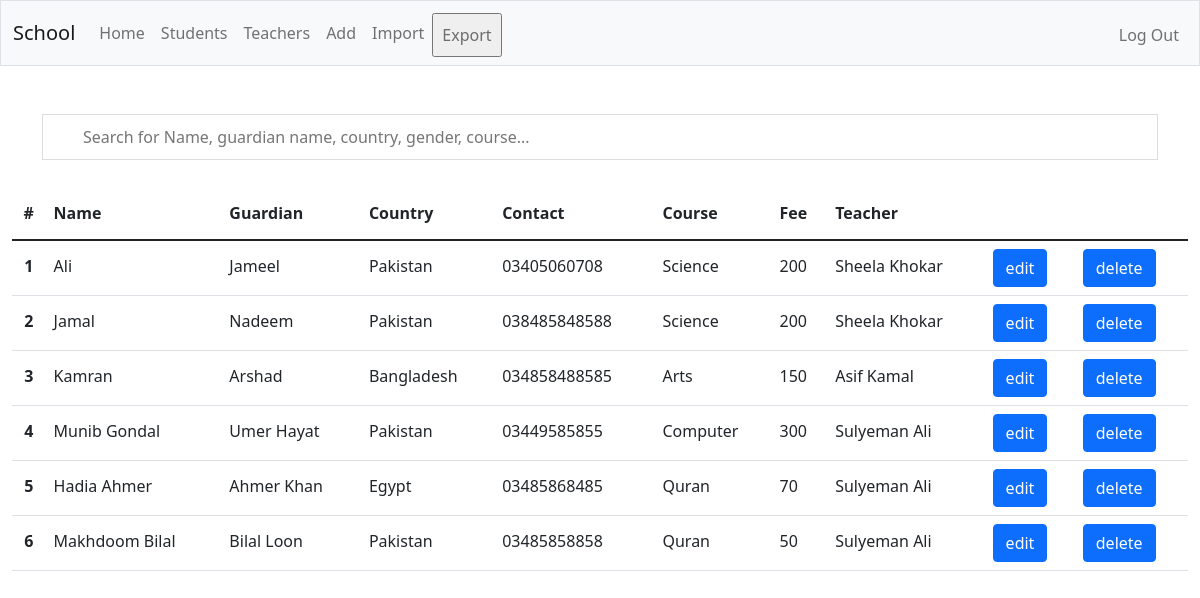
The page /students (signed in) on the database its author committed.
### app.py (models this page shows, shortened)
class Student(db.Model):
    user_id = db.Column(db.Integer, nullable=False)
    id = db.Column(db.Integer, primary_key=True)
    name = db.Column(db.String(50), nullable=False)
    age = db.Column(db.Integer, nullable=False)
    gender = db.Column(db.String, nullable=False)
    course = db.Column(db.String(100), nullable=False)
    fee = db.Column(db.String(50), nullable=False)
    country = db.Column(db.String(50), nullable=False)
    guardian = db.Column(db.String(50), nullable=False)
    guardian_contact = db.Column(db.String(50), nullable=True)
    teacher_id = db.Column(db.Integer, nullable=True)

class Teacher(db.Model):
    user_id = db.Column(db.Integer, nullable=False)
    id = db.Column(db.Integer, primary_key=True)
    name = db.Column(db.String(50), nullable=False)
    gender = db.Column(db.String, nullable=False)
    age = db.Column(db.Integer, nullable=False)
    cell = db.Column(db.Integer, nullable=False)
    id_card = db.Column(db.Integer, nullable=False)
    salary = db.Column(db.String, nullable=False)

### app.py (the view)
@app.route("/students")
@login_required
def students():
    rem_tmp()
    students = Student.query.filter_by(user_id=session["user_id"]).all()
    teachers = Teacher.query.filter_by(user_id=session["user_id"]).all()
    return render_template("students.html", students=students, teachers=teachers)

### app.py (called while the page is built)
@app.after_request
def after_request(response):
    response.headers["Cache-Control"] = "no-cache, no-store, must-revalidate"
    response.headers["Expires"] = 0
    response.headers["Pragma"] = "no-cache"
    response.headers["Allow"] = "POST"
    return response

def rem_tmp():
    if os.path.exists("tmp.db"):
        os.remove("tmp.db")

### login.py (called while the page is built)
def login_required(f):
    @wraps(f)
    def decorated_function(*args, **kwargs):
        if session.get("user_id") is None:
            return redirect("/login")
        return f(*args, **kwargs)
    return decorated_function

### templates/students.html (shortened to what this page needs)
{% extends "layout.html" %}
{% block main %}
<div class="container search-box">
  <input type="text" class="ms-auto" name="search" id="search" placeholder="Search for Name, guardian name, country, gender, course...">
</div>
<div class="table-responsive">
  <table class="table table-hover" id="tstudent">
      <thead>
        <tr>
          <th scope="col">#</th>
          <th scope="col" class="text-start">Name</th>
          <th scope="col" class="text-start">Guardian</th>
          <th scope="col" class="text-start">Country</th>
          <th scope="col" class="text-start">Contact</th>
          <th scope="col" class="text-start">Course</th>
          <th scope="col" class="text-start">Fee</th>
          <th scope="col" class="text-start" class="teacher">Teacher</th>
        </tr>
      </thead>
      <tbody>
        {% for student in students %}
          <tr>
              <th scope="row" class="scope">{{ loop.index }}</th>
              <td class="text-start" id="name{{student.id}}">{{ student.name }}</td>
              <td class="text-start" id="guardian{{student.id}}">{{ student.guardian }}</td>
              <td class="text-start" id="country{{student.id}}">{{ student.country }}</td>
              <td class="text-start" id="contact{{student.id}}"> {{ student.guardian_contact  }}</td>
              <td class="text-start" id="course{{student.id}}"> {{ student.course  }}</td>
              <td class="text-start" id="fee{{student.id}}"> {{ student.fee  }}</td>
              {% if student.teacher_id %}
              {% if teachers %}
                {% for teacher in teachers %}
                  {% if teacher.id == student.teacher_id %}
                  <td class="text-start" id="teacher{{student.id}}"> {{ teacher.name  }}</td>
                  {% endif %}
                {% endfor %}
              {% else %}
              <td class="text-start"></td>
              {% endif %}
              {% else %}
              <td></td>
              {% endif %}
              <td class="text-start">
                  <form action="/edit">
                      <button type="button" class="btn btn-primary" data-bs-toggle="modal" data-bs-target="#staticBackdrop" onclick="edit(this.value)" value="{{ student.id }}">edit</button>
                  </form>
              </td>
              <td class="text-start">
                  <form action="/delete">
                      <button class="btn btn-primary" type="submit">delete</button>
                  </form>
              </td>
          </tr>
        {% endfor %}
      </tbody>
    </table>
</div>
{% endblock main %}

### templates/layout.html (shortened to what this page needs)
<!DOCTYPE html>
<html lang="en">
    <head>
        <link href="https://cdn.jsdelivr.net/npm/bootstrap@5.1.3/dist/css/bootstrap.min.css" rel="stylesheet">
        <link href="/static/styles.css" rel="stylesheet">
    </head>
    <body>
    {% if session["user_id"] %}
        <nav class="bg-light border navbar navbar-expand-md navbar-light">
            <div class="container-fluid">
                <a class="navbar-brand" href="/">School</a>
                <div class="collapse navbar-collapse" id="navbar">
                        <ul class="navbar-nav me-auto mt-1">
                            <li class="nav-item"><a class="nav-link" href="/">Home</a></li>
                            <li class="nav-item"><a class="nav-link" href="/students">Students</a></li>
                            <li class="nav-item"><a class="nav-link" href="/teachers">Teachers</a></li>
                            <li class="nav-item"><a class="nav-link" href="/add">Add</a></li>
                            <li class="nav-item"><a class="nav-link" href="/imports">Import</a></li>
                            <li class="nav-item">
                                <form action="/export" method="post">
                                    <input class="nav-link" type="submit" value="Export">
                                </form>
                            </li>
                        </ul>
                        <ul class="navbar-nav ms-auto mt-1">
                            <li class="nav-item"><a class="nav-link" href="/logout">Log Out</a></li>
                        </ul>
                </div>
            </div>
        </nav>
    {% endif %}
        {% if session["user_id"] %}
            <main class="container-fluid text-center py-5" id="main">
                {% block main %}{% endblock %}
            </main>
        {% else %}
            <main class="mb-0 text-center">
                {% block body %}{% endblock %}
            </main>
        {% endif %}
    </body>
</html>

### static/styles.css (style rules this page uses)
#search { background-image: url('https://www.w3schools.com/css/searchicon.png'); background-position: 10px 10px; background-repeat: no-repeat; width: 100%; font-size: 16px; padding: 10px 20px 10px 40px; border: 1px solid #ddd; margin-bottom: 12px; }
tr { line-height: 35px !important; min-height: 30px !important; }

### rows shown on the page
Student: name "Ali", guardian "Jameel", country "Pakistan", guardian_contact "03405060708", course "Science", fee "200", {{ student.id }} 50 (drawn)
Teacher: name "Sheela Khokar"
Student: name "Jamal", guardian "Nadeem", country "Pakistan", guardian_contact "038485848588", course "Science", fee "200", {{ student.id }} 51 (drawn)
Student: name "Kamran", guardian "Arshad", country "Bangladesh", guardian_contact "034858488585", course "Arts", fee "150", {{ student.id }} 52 (drawn)
Teacher: name "Asif Kamal"
Student: name "Munib Gondal", guardian "Umer Hayat", country "Pakistan", guardian_contact "03449585855", course "Computer", fee "300", {{ student.id }} 53 (drawn)
Teacher: name "Sulyeman Ali"
Student: name "Hadia Ahmer", guardian "Ahmer Khan", country "Egypt", guardian_contact "03485868485", course "Quran", fee "70", {{ student.id }} 54 (drawn)
Student: name "Makhdoom Bilal", guardian "Bilal Loon", country "Pakistan", guardian_contact "03485858858", course "Quran", fee "50", {{ student.id }} 55 (drawn)
